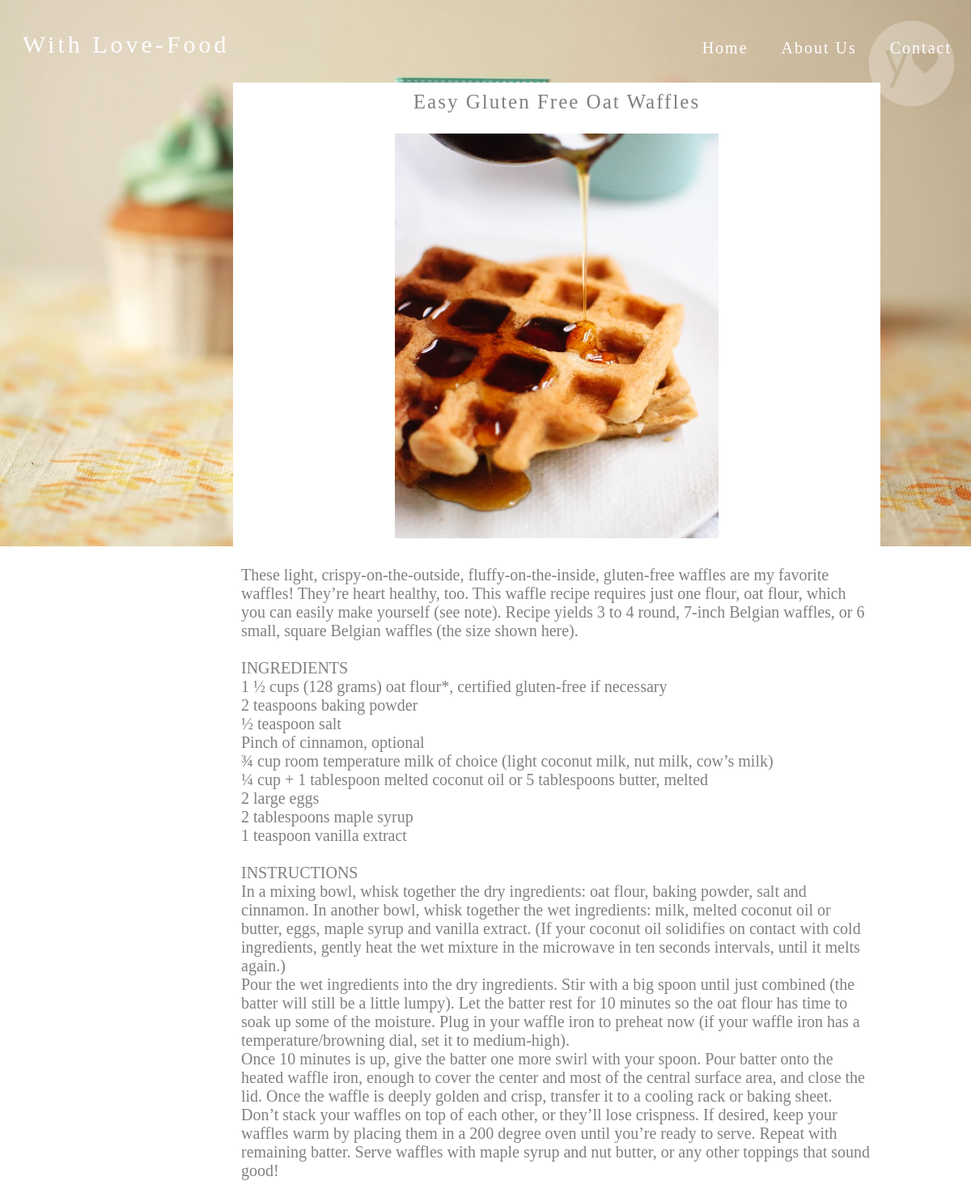
/showContent.php, run on the app's committed database.
### tables this page shows
CREATE TABLE IF NOT EXISTS `recipes` (
  `Title` varchar(200) NOT NULL,
  `Image` varchar(400) NOT NULL,
  `Content` mediumtext NOT NULL
);

### showContent.php (the view, shortened to what this page needs)
<!doctype html>
<html>
<head>
	<link type="text/css" rel="stylesheet" href="showContent.css"/>
</head>
<body>
	<div id="logo">
		<a href="index.php">With Love-Food</a>
	</div>
	<div id="topPart">
		<a href="index.php"><div id="home">Home</div></a>
		<a href="about.php"><div id="about">About Us</div></a>
		<a href="contact.php"><div id="contact">Contact</div></a>
	</div>
	<?php
		$i=$_SESSION['num'];
		$dbhost = 'localhost';
		$dbuser = 'root';
		$dbpass = '';
		$conn = mysql_connect($dbhost, $dbuser, $dbpass);
		$sqlCheck = "SELECT * FROM recipes";
		$retvalCheck= mysql_query( $sqlCheck, $conn);
		$k=0;
			while($row=mysql_fetch_array($retvalCheck,MYSQL_ASSOC))
			{
				if($i==$k)
				{
				$title=$row['Title'];
				$imagePath=$row['Image'];
				$content=$row['Content'];
	?>
	<div id="recipeBack">
		<p id="title">
			<?php echo $title; ?>
		</p>
		<img id="image" src="<?php echo $imagePath;?>" width="400px" height="500px" style="margin-left:200px;">
		<p id="content">
		<?php echo $content;?>
		</p>
	</div>
	<?php
				break;
				}
			}
	?>
</body>
</html>

### showContent.css (style rules this page uses)
a { text-decoration:none; color:inherit; }
#logo { font-size:30px; font-family:Calibri; margin:10px; margin-top:30px; margin-left:20px; letter-spacing:4px; margin-bottom:30px; float:left; color:white; }
body { background-image:url('cupcake.jpg'); background-repeat:no-repeat; background-size:100%; }
#topPart { float:right; margin-top:40px; margin-left:400px; }
#topPart div { margin-top:5px; margin-right:10px; display:inline; font-family:Calibri; font-size:20px; color:white; }
#home, #about, #contact, #dashboard,#news,#logout { margin-left:15px; margin-right:15px; padding:6px; letter-spacing:2px; }
#recipeBack { clear:both; background:white; margin-left:280px; width:800px; min-height:600px; }
#title { color:gray; letter-spacing:2px; margin-bottom:15px; margin-top:10px; clear:both; font-family:Calibri; font-size:25px; padding:10px; text-align:center; }
#content { clear:both; color:gray; padding:10px; font-family:Calibri; font-size:20px; text-align:left; }

### data on the page
recipes: Title "Easy Gluten Free Oat Waffles", Image (picture), Content "These light, crispy-on-the-outside, fluffy-on-the-inside, gluten-free waffles are my favorite waffles! They’re heart healthy, too. This waffle recipe requires just one flour, oat flour, which you can easily make yourself (see note). Recipe yields 3 to 4 round, 7-inch Belgian waffles, or 6 small, square Belgian waffles (the size shown here). INGREDIENTS 1 ½ cups (128 grams) oat flour*, certified gluten-free if necessary 2 teaspoons baking powder ½ teaspoon salt Pinch of cinnamon, optional ¾ cup room temperature milk of choice (light coconut milk, nut milk, cow’s milk) ¼ cup + 1 tablespoon melted coconut oil or 5 tablespoons butter, melted 2 large eggs 2 tablespoons maple syrup 1 teaspoon…"
